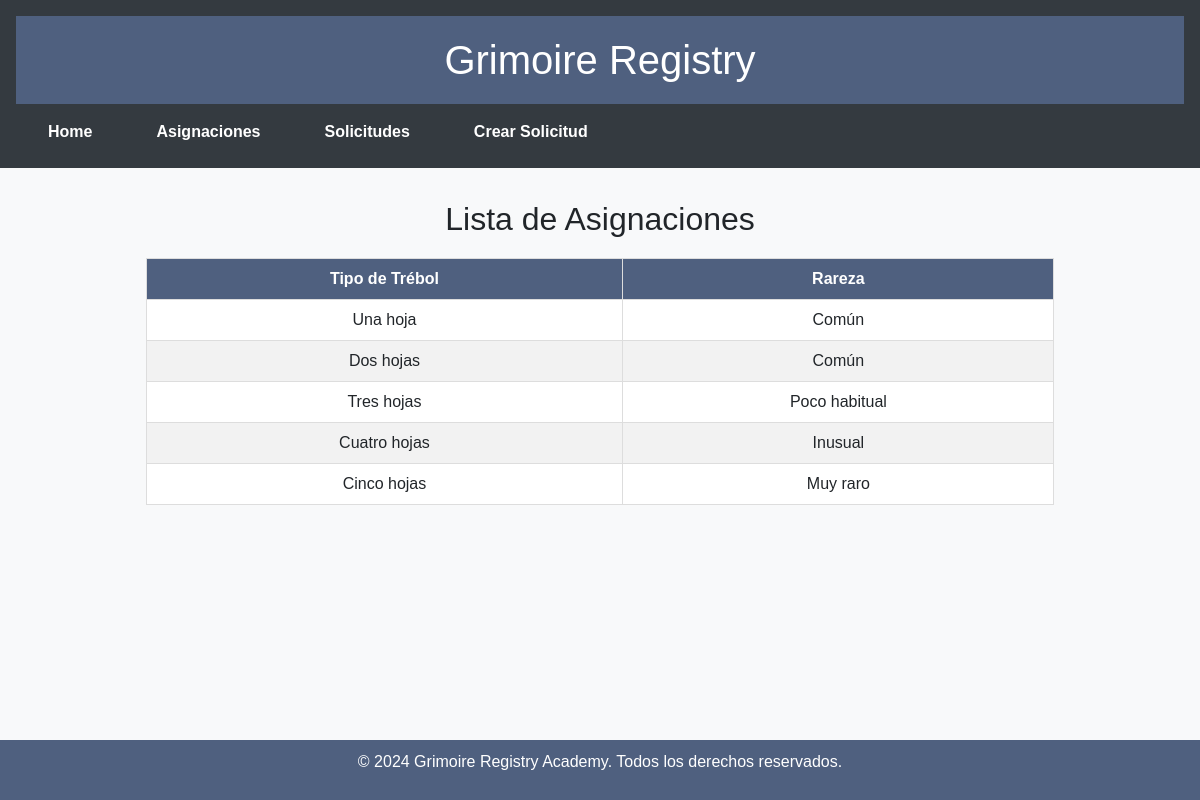
The app's page /asignaciones with its own data.
### GrimoireRegistry/models.py (models this page shows, shortened)
class Grimorio(db.Model):
    id = db.Column(db.Integer, primary_key=True)
    tipo_trebol = db.Column(db.String(10), nullable=False)
    rareza = db.Column(db.String(10), nullable=False)
    estudiantes = db.relationship('Estudiante', backref='grimorio', lazy=True)

### GrimoireRegistry/web_routes.py (the view)
@web.route('/asignaciones')
def asignaciones():
    grimorios = Grimorio.query.all()
    return render_template('asignaciones.html', grimorios=grimorios)

### GrimoireRegistry/templates/asignaciones.html
{% extends "base.html" %}
{% block content %}
<h2>Lista de Asignaciones</h2>
<table>
    <thead>
        <tr>
            <th>Tipo de Trébol</th>
            <th>Rareza</th>
        </tr>
    </thead>
    <tbody>
        {% for grimorio in grimorios %}
        <tr>
            <td>{{ grimorio.tipo_trebol }}</td>
            <td>{{ grimorio.rareza }}</td>
        </tr>
        {% endfor %}
    </tbody>
</table>
{% endblock %}

### GrimoireRegistry/static/css/styles.css (style rules this page uses)
body { font-family: Arial, sans-serif; margin: 0; padding: 0; background-color: #f8f9fa; }

### GrimoireRegistry/templates/base.html (style rules this page uses)
table { width: 80%; margin: 20px auto; border-collapse: collapse; }
th, td { border: 1px solid #ddd; padding: 8px; text-align: center; }
th { background-color: #4f607f; color: white; font-weight: bold; }
tr:nth-child(even) { background-color: #f2f2f2; }
tr:nth-child(odd) { background-color: #ffffff; }

### records on screen
Grimorio: tipo_trebol "Una hoja", rareza "Común"
Grimorio: tipo_trebol "Dos hojas", rareza "Común"
Grimorio: tipo_trebol "Tres hojas", rareza "Poco habitual"
Grimorio: tipo_trebol "Cuatro hojas", rareza "Inusual"
Grimorio: tipo_trebol "Cinco hojas", rareza "Muy raro"
